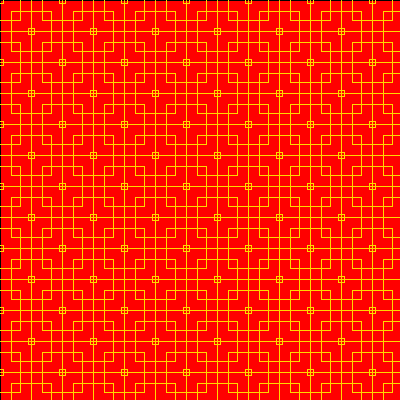
Frame 1 (no input)
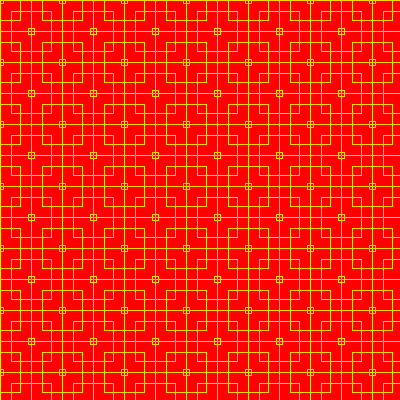
Frame 60 (the mouse pressed at the canvas centre just before this capture)
Frame 120 (the mouse held since frame 60 and released just before this capture): identical to frame 60, image omitted

The Processing sketch that drew these frames (run headless with seeded random() and noise(); from frame 60 on, the mouse is pressed at the canvas centre):

// Processing sketch: GoldenRedRect
// ── GoldenRedRect.pde
void setup() {
  size(400, 400);
  background(255, 0, 0);
  rectMode(CENTER);
}

int widSpa=10, lenSpa=10, wid=40, space=wid/2+2;
void draw() {

  for (int i=0; i<=width/wid; i+=1) {
    line((space+wid)*i, 0, (space+wid)*i, height);
    line(0, (space+wid)*i, width, (space+wid)*i);
    //
    line((space+wid)*i-(wid+space)/2, 0, (space+wid)*i-(wid+space)/2, height);
    line(0, (space+wid)*i-(wid+space)/2, width, (space+wid)*i-(wid+space)/2);
    for (int j=0; j<=width/wid; j+=1) {
      cube((space+wid)*i, j*(space+wid));
      cube((space+wid)*i-(wid+space)/2, j*(space+wid)-(wid+space)/2);
    }
  }
}

void cube(int x, int y) {
  noFill();
  stroke(255, 215, 0);
  rect(x, y, wid, wid);
  rect(x, y, 6, 6);
}
